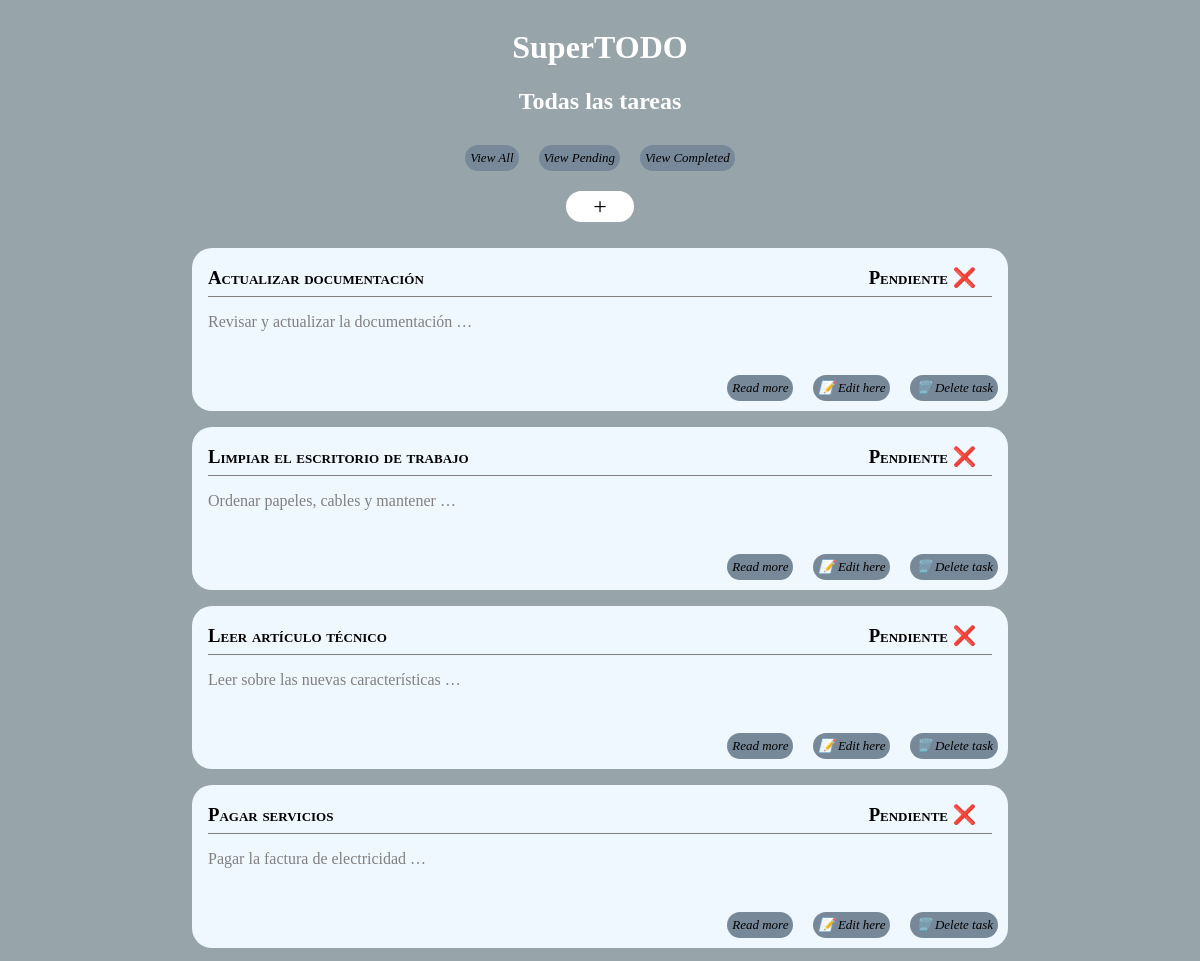
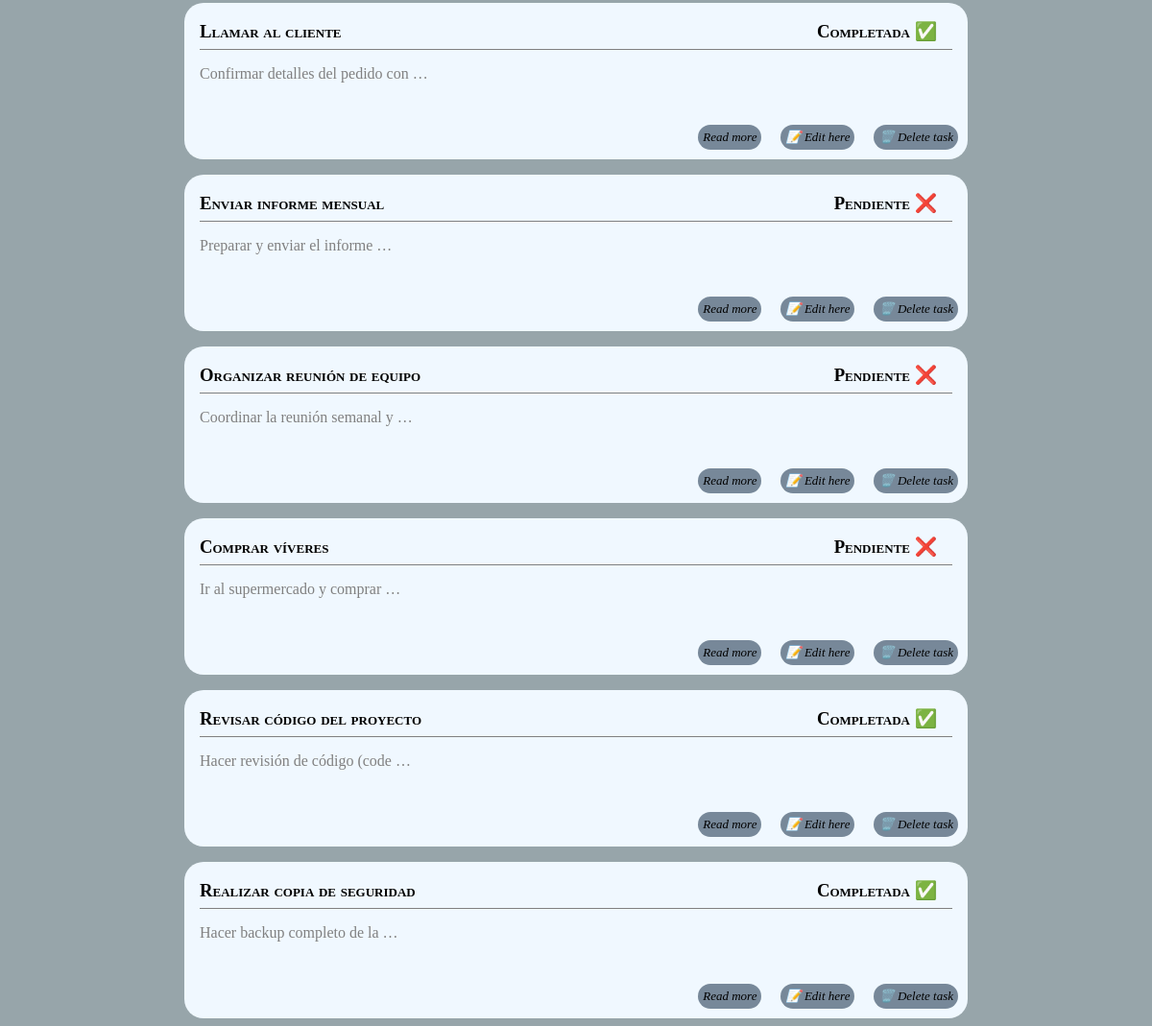
/tasks/, run on the app's committed database (2 pictures, top to bottom).
### tasks/models.py (models this page shows)
class Task(models.Model):
    name = models.CharField(max_length=70)
    description = models.TextField(max_length=256, blank=True)
    slug = models.SlugField(unique=True)
    completed = models.BooleanField(default=False)
    created_at = models.DateTimeField()
    updated_at = models.DateTimeField()

### tasks/views.py (the view)
# urls.py: path('', views.task_list, name='task-list'),
def task_list(request):
    tasks = Task.objects.all().order_by('-updated_at')
    return render(request, 'tasks/tasklist.html', {'tasks': tasks, 'subtitle':'Todas las tareas'})

### tasks/templates/tasks/tasklist.html
{% extends "base.html" %}
{% load static %}
  {% block content %}
    <div class="create">
      <span class="pill-create">
        <p><a href="{% url 'tasks:task-add'%}"> + </a></p>
      </span>
    </div>
      {% if tasks|length > 0 %}
        <div class="tasksDisplay">
          {% for task in tasks %}
            <div class="box">
              <div class="top-border">
                <div class="titleContainer">
                  <h3 class="title">{{ task.name }}</h3>
                  <h3 class="sign"> <a href="{% url 'tasks:task-toggle' task.slug %}"> {% if task.completed %} Completada ✅ {% else %} Pendiente ❌ {% endif %}</a> </h3>
                </div>
                <p class="content"> {{task.description | truncatewords:5 }}</p> {% comment %} truncar a partir de 10 o 20 más adelante {% endcomment %}
              </div>
              <br>
              <div class="buttons">
                <span class="pill">
                  <p><a href="{% url 'tasks:task-delete' task.slug %}"> 🗑️ Delete task</a></p>
                </span>
                <span class="pill">
                  <p><a href="{% url 'tasks:task-edit' task.slug %}"> 📝 Edit here</a></p>
                </span>
                <span class="pill">
                  <p><a href="{% url 'tasks:task-detail' task.slug %}">Read more</a></p>
                </span>
              </div>
            </div>
          {% endfor %}
        </div>
      {% else %}
        <h3>Nada que hacer. ¡Enhorabuena!</h3>
      {% endif %}
  {% endblock %}

### shared/static/css/base.css (style rules this page uses)
body { background-color: rgb(151, 165, 170); color: white; font-family: Georgia, 'Times New Roman', Times, serif; display: flex; flex-direction: column; align-items: center; justify-content: center; text-align: center; }
.box { background-color: aliceblue; width: 50rem; height: fit-content; border-radius: 20px; color: black; text-align: justify; padding-left: 1rem; margin-top: 1rem; }
.buttons { display: flex; flex-direction: row-reverse; align-items: end; justify-items: end; }
.pill p { background-color: lightslategray; border-radius: 20px; width: fit-content; font-size: small; font-style: italic; padding: 5px; margin: 10px; }
.titleContainer { font-variant: small-caps; width: 49rem; height: 3rem; border-bottom: 1px solid gray; display: inline-flex; justify-content: space-between; }
.sign { margin-right: 1rem; }
.content { color: gray; }
.pill-create p { background-color: rgb(255, 255, 255); border-radius: 100px; width: 4rem; font-size:x-large; font-style: bold; padding: 2px; margin: 10px; }
a { text-decoration: none; color: black; }
.create { display: flex; align-items: center; justify-content: center; }

### data on the page
Task: name "Actualizar documentación", completed "Pendiente ❌", description "Revisar y actualizar la documentación …"
Task: name "Limpiar el escritorio de trabajo", completed "Pendiente ❌", description "Ordenar papeles, cables y mantener …"
Task: name "Leer artículo técnico", completed "Pendiente ❌", description "Leer sobre las nuevas características …"
Task: name "Pagar servicios", completed "Pendiente ❌", description "Pagar la factura de electricidad …"
Task: name "Llamar al cliente", completed "Completada ✅", description "Confirmar detalles del pedido con …"
Task: name "Enviar informe mensual", completed "Pendiente ❌", description "Preparar y enviar el informe …"
Task: name "Organizar reunión de equipo", completed "Pendiente ❌", description "Coordinar la reunión semanal y …"
Task: name "Comprar víveres", completed "Pendiente ❌", description "Ir al supermercado y comprar …"
Task: name "Revisar código del proyecto", completed "Completada ✅", description "Hacer revisión de código (code …"
Task: name "Realizar copia de seguridad", completed "Completada ✅", description "Hacer backup completo de la …"

### other printed values
{{ subtitle }} "Todas las tareas"
